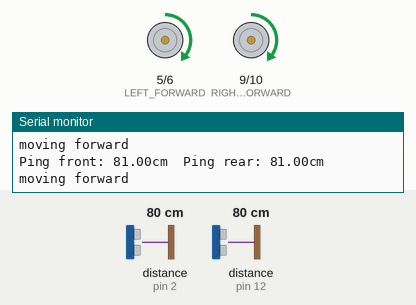
This sketch was run on a simulated Arduino Mega 2560, built with avr-gcc and run on an emulated ATmega2560. On the bench: motor-driver pin pairs drawn as motors (green arrow = first pin HIGH = forward, orange = second pin HIGH = backward, longer = more drive), the last lines printed to the serial monitor. The test bench sets the inputs (shaded band); at power-on: distance to the obstacle (sensors on pin 12, pin 2) 80 cm. The echo pulse lasts 58.3 µs per cm.

Above: at 1.09 s.
1.3 s: distance to the obstacle (sensor on pin 12) set to 65 cm
4.3 s: distance to the obstacle (sensor on pin 12) set to 55 cm
At 4.51 s:
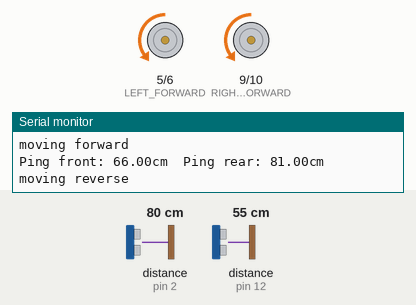
7.3 s: distance to the obstacle (sensor on pin 2) set to 65 cm
At 7.48 s:
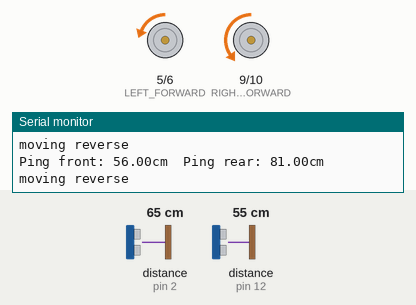
10.3 s: distance to the obstacle (sensor on pin 2) set to 55 cm
At 11.4 s:
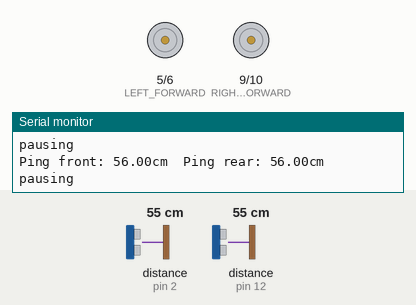
11.8 s: distance to the obstacle (sensor on pin 2) set to 60 cm
14.8 s: distance to the obstacle (sensor on pin 12) set to 120 cm
Timing chart, 0 to 18.8 s (numbered marks = the images above; inputs shaded):
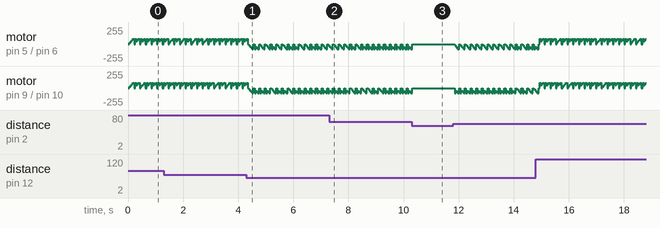

Measured:
- the behaviour switches between 60 and 59 cm on distance to the obstacle (sensor on pin 12) (found by bisection; images 0 and 1)
- the behaviour switches between 60 and 59 cm on distance to the obstacle (sensor on pin 2) (found by bisection; images 2 and 3)
- after the input at 10.3 s, motor on pin 5 (LEFT_FORWARD) / pin 6 (LEFT_REVERSE), motor on pin 9 (RIGHT_FORWARD) / pin 10 (RIGHT_REVERSE): goes on until 10.3 s, then stays stopped

The sketch:

SonarMovement.ino
```cpp
// ---------------------------------------------------------------------------
// This example shows how to use NewPing's ping_timer method which uses the Timer2 interrupt to get the
// ping time. The advantage of using this method over the standard ping method is that it permits a more
// event-driven sketch which allows you to appear to do two things at once. An example would be to ping
// an ultrasonic sensor for a possible collision while at the same time navigating. This allows a
// properly developed sketch to multitask. Be aware that because the ping_timer method uses Timer2,
// other features or libraries that also use Timer2 would be effected. For example, the PWM function on
// pins 3 & 11 on Arduino Uno (pins 9 and 11 on Arduino Mega) and the Tone library. Note, only the PWM
// functionality of the pins is lost (as they use Timer2 to do PWM), the pins are still available to use.
// NOTE: For Teensy/Leonardo (ATmega32U4) the library uses Timer4 instead of Timer2.
// ---------------------------------------------------------------------------
#include <NewPing.h>

#define TRIGGER_PIN_F   13 // Arduino pin tied to trigger pin on ping sensor.
#define ECHO_PIN_F      12 // Arduino pin tied to echo pin on ping sensor.
#define TRIGGER_PIN_R     4
#define ECHO_PIN_R       2
#define MAX_DISTANCE 200 // Maximum distance we want to ping for (in centimeters). Maximum sensor distance is rated at 400-500cm.
#define RIGHT_FORWARD 9
#define RIGHT_REVERSE 10
#define LEFT_FORWARD 5
#define LEFT_REVERSE 6

NewPing sonar_f(TRIGGER_PIN_F, ECHO_PIN_F, MAX_DISTANCE); // NewPing setup of pins and maximum distance.
NewPing sonar_r(TRIGGER_PIN_R, ECHO_PIN_R, MAX_DISTANCE); // NewPing setup of pins and maximum distance.

unsigned int pingSpeed = 50; // How frequently are we going to send out a ping (in milliseconds). 50ms would be 20 times a second.
unsigned long pingTimer;     // Holds the next ping time.
float dist_f;
float dist_r;
int speed = 100;
int thresh = 40;
bool movingForward = false;
bool movingReverse = false;
void setup() {
  Serial.begin(19200); // Open serial monitor at 115200 baud to see ping results.
  pingTimer = millis(); // Start now.
}

void loop() {
  // Notice how there's no delays in this sketch to allow you to do other processing in-line while doing distance pings.
  if (millis() >= pingTimer) {   // pingSpeed milliseconds since last ping, do another ping.
    pingTimer += pingSpeed;      // Set the next ping time.
    sonar_f.ping_timer(echoCheck); // Send out the ping, calls "echoCheck" function every 24uS where you can check the ping status.
    sonar_r.ping_timer(echoCheck);
  }
  // Do other stuff here, really. Think of it as multi-tasking.
}
float forward(int speed, int dly=40){
  //movingForward = true;
  //movingReverse = false;
  for(int i=0; i< speed; i+= 20){
    analogWrite(RIGHT_FORWARD, i);
    analogWrite(LEFT_FORWARD, i);
    analogWrite(RIGHT_REVERSE, 0);
    analogWrite(LEFT_REVERSE, 0);
    delay(dly);
  }
}
float reverse(int speed, int dly=40){
  //movingForward = false;
  //movingReverse = true;
  for(int i=0; i< speed; i+= 20){
    analogWrite(RIGHT_FORWARD, 0);
    analogWrite(LEFT_FORWARD, 0);
    analogWrite(RIGHT_REVERSE, i);
    analogWrite(LEFT_REVERSE, i);
    delay(dly);
  }
}
float pause(){
  analogWrite(RIGHT_FORWARD, 0);
  analogWrite(LEFT_FORWARD, 0);
  analogWrite(RIGHT_REVERSE, 0);
  analogWrite(LEFT_REVERSE, 0);
  //movingForward = false;
  //movingReverse = false;
}
void echoCheck() { // Timer2 interrupt calls this function every 24uS where you can check the ping status.
  // Don't do anything here!
  if (sonar_f.check_timer() && sonar_r.check_timer()) { // This is how you check to see if the ping was received.
    // Here's where you can add code.
    dist_f = sonar_f.ping_result / US_ROUNDTRIP_CM;
    dist_r = sonar_r.ping_result / US_ROUNDTRIP_CM;
    if(dist_f > 60){
      Serial.println("moving forward");
      forward(speed);
    }
    else if(dist_r > 60){
      Serial.println("moving reverse");
      reverse(speed);

    }
    else{
      Serial.println("pausing");
      pause();
    }
    Serial.print("Ping front: ");Serial.print(dist_f);  Serial.print("cm  "); // Ping returned, uS result in ping_result, convert to cm with US_ROUNDTRIP_CM.
    Serial.print("Ping rear: ");Serial.print(dist_r);  Serial.println("cm");
  }
  // Don't do anything here!
}
```
